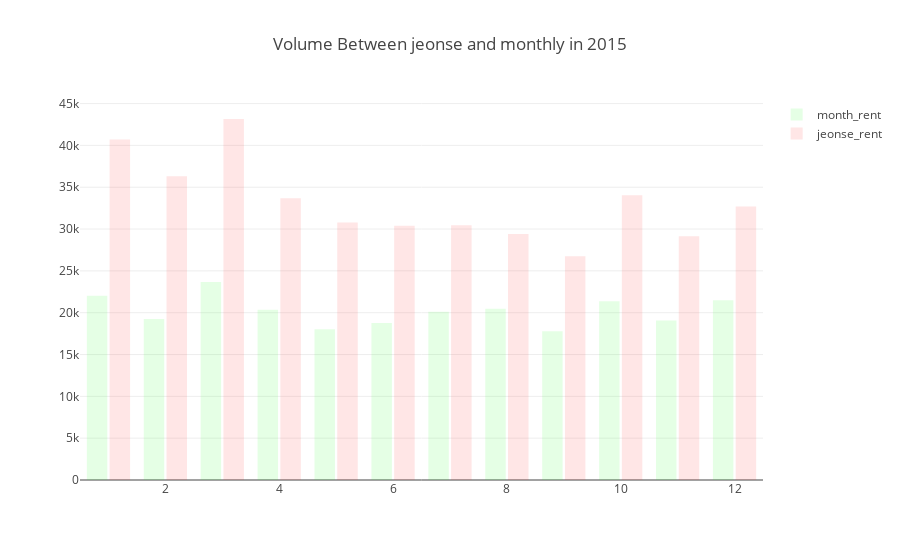

Notebook code for this chart:
### Code cell
import plotly.plotly as py
from plotly.offline import init_notebook_mode, iplot
init_notebook_mode(connected=True)
import plotly.graph_objs as go

import matplotlib.pyplot as plt

trace1 = go.Bar(
                x = volume_2015.month,
                y = volume_2015.month_rent_volume,
                name = 'month_rent',
                marker = dict(color = 'rgba(5,255,5,0.1)',
                              line = dict(color='rgb(0,0,0)')))

trace2 = go.Bar(
                x = volume_2015.month,
                y = volume_2015.jeonse_rent_volume,
                name = 'jeonse_rent',
                marker = dict(color = 'rgba(255,10,10,0.1)',
                              line = dict(color='rgb(0,0,0)')))

data = [trace1, trace2]
layout = go.Layout(barmode = "group",
                   bargap=0.2,
                   bargroupgap=0.1,
                   title = 'Volume Between jeonse and monthly in 2015')
fig = go.Figure(data = data, layout = layout)
iplot(fig)

### Figure 1 — Plotly figure (JSON) as saved in the notebook; plotly's stock layout.template omitted (floating-point values rounded to 4 significant figures)
{"data": [{"marker": {"color": "rgba(5,255,5,0.1)", "line": {"color": "rgb(0,0,0)"}}, "name": "month_rent", "type": "bar", "uid": "c04ba5ae-dff9-11e8-a9ef-c0b6f9bb9972", "x": [1, 2, 3, 4, 5, 6, 7, 8, 9, 10, 11, 12], "y": [22031, 19261, 23665, 20353, 18018, 18754, 20112, 20466, 17780, 21367, 19078, 21485]}, {"marker": {"color": "rgba(255,10,10,0.1)", "line": {"color": "rgb(0,0,0)"}}, "name": "jeonse_rent", "type": "bar", "uid": "c04ba5af-dff9-11e8-8e1d-c0b6f9bb9972", "x": [1, 2, 3, 4, 5, 6, 7, 8, 9, 10, 11, 12], "y": [40712, 36305, 43155, 33678, 30770, 30402, 30445, 29410, 26756, 34039, 29125, 32681]}], "layout": {"bargap": 0.2, "bargroupgap": 0.1, "barmode": "group", "title": "Volume Between jeonse and monthly in 2015"}}
